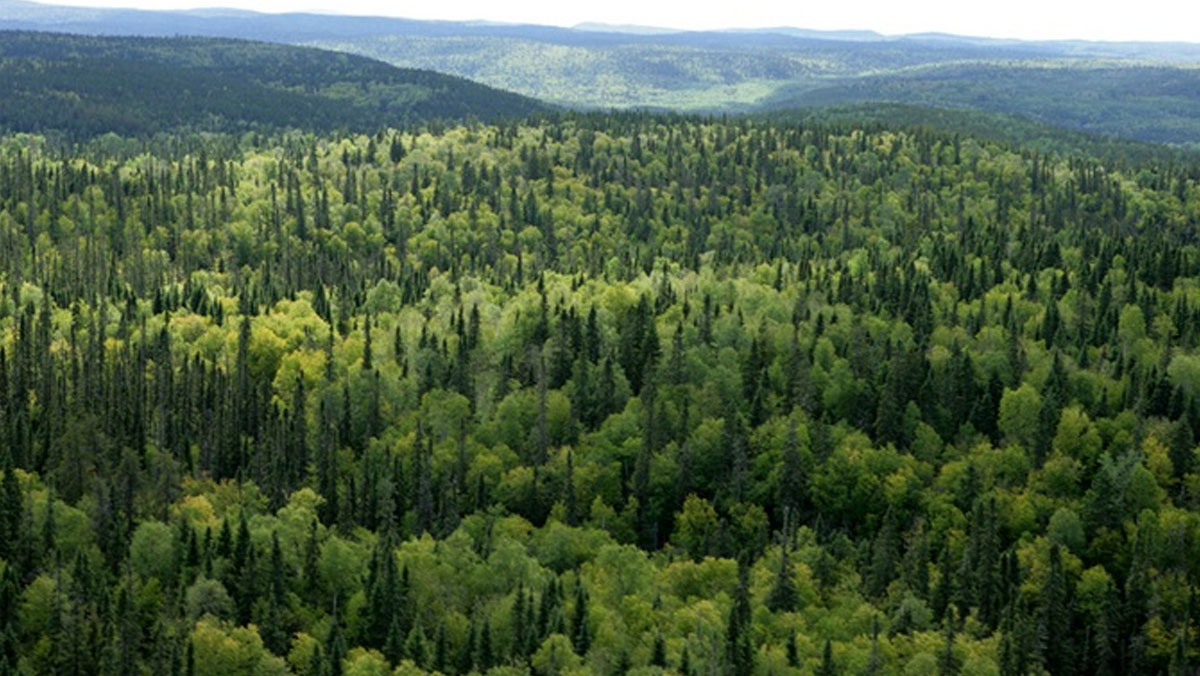
#> input picture Image Processing/Görüntü Eşikleme/orman.jpg, 1200 x 676 px
$ python 'görüntüleri_eşikleme.py'
#> lines starting #> are read from the running program, lines starting #| are printed output that depends on the picture; after the words box and inside, x2 and y2 are one past the last pixel; in counts of white or black regions, pixels touching at a corner belong together
# -*- coding: utf-8 -*-
"""
Created on Wed Mar 16 22:00:15 2022

@author: Erdal
"""

import cv2
import matplotlib.pyplot as plt

img = cv2.imread("orman.jpg")
#> img is the input picture: shape (676, 1200, 3); mean B, G, R 68.6, 94.4, 75.9
img = cv2.cvtColor(img, cv2.COLOR_BGR2GRAY)
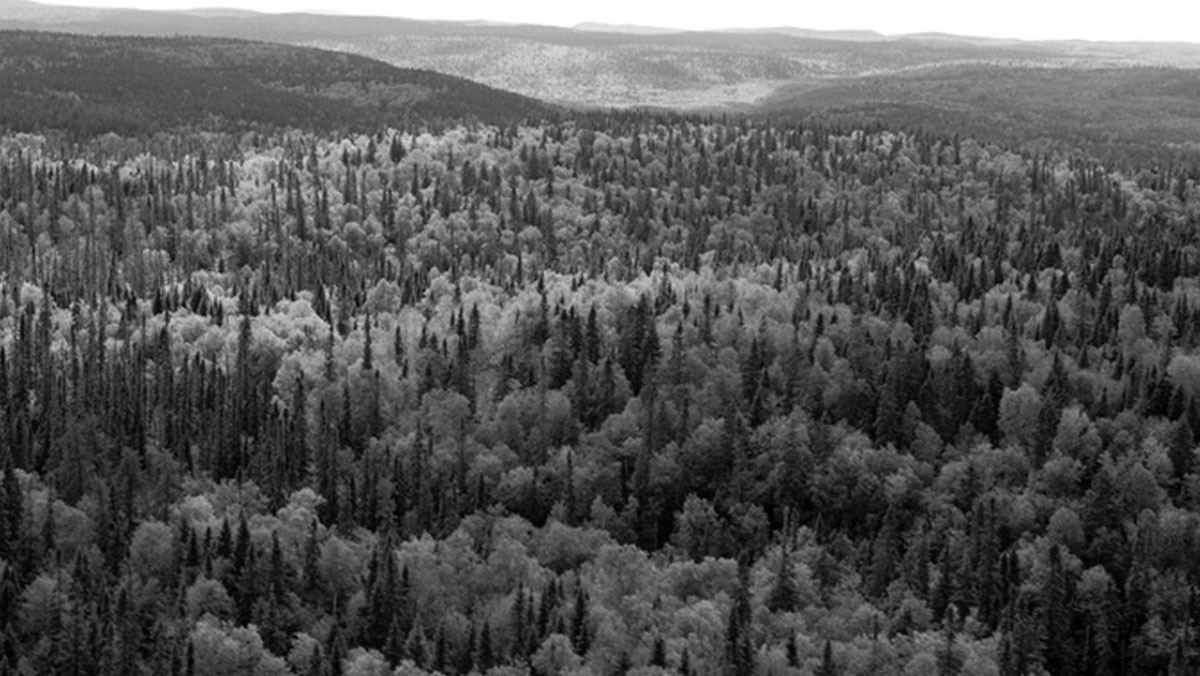
#> img: shape (676, 1200); min 0, max 255, mean 85.9

plt.figure()
plt.imshow(img, cmap="gray")
plt.axis("off")
plt.show

# eşikleme
_, thresh_img = cv2.threshold(img, thresh = 60, maxval = 255, type = cv2.THRESH_BINARY_INV)
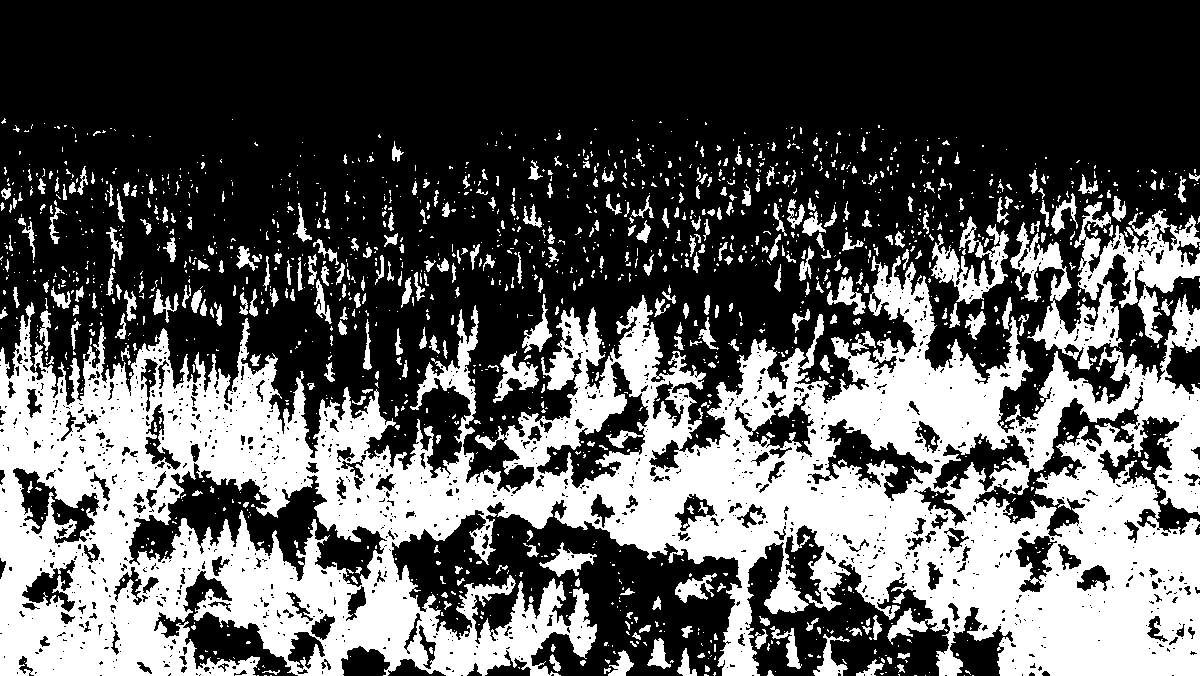
#> thresh_img: shape (676, 1200); 35.5% white; 1685 white regions (1305 under 20 px), largest, box (x1, y1, x2, y2) and area: (0, 256, 1200, 676) 239644, (1010, 202, 1200, 370) 10864, (931, 216, 1009, 304) 2619
plt.figure()
plt.imshow(thresh_img, cmap = "gray")
plt.axis("off")
plt.show

# adaptive (uyarlamalı) threshold
thresh_img2 = cv2.adaptiveThreshold(img, 255, cv2.ADAPTIVE_THRESH_MEAN_C, cv2.THRESH_BINARY, 11, 8)
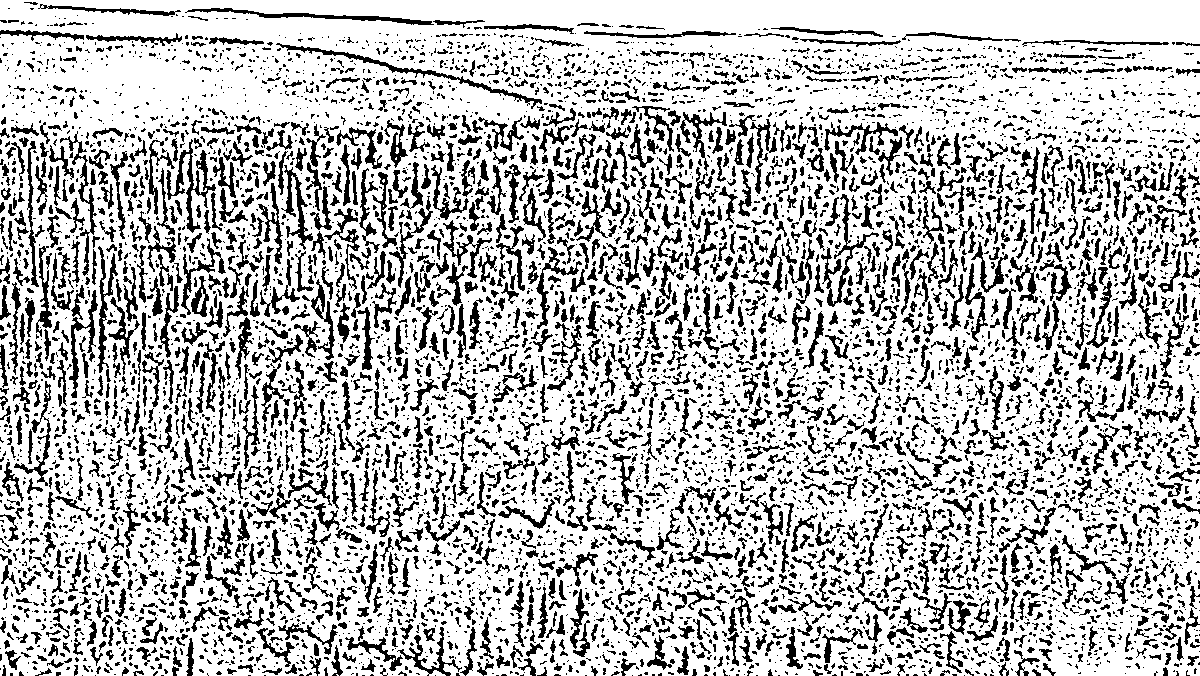
#> thresh_img2: shape (676, 1200); 74% white; 7302 black regions (5005 under 20 px), largest, box (x1, y1, x2, y2) and area: (276, 43, 542, 109) 1102, (166, 139, 216, 233) 1091, (821, 194, 879, 307) 934
plt.figure()
plt.imshow(thresh_img2, cmap = "gray")
plt.axis("off")
plt.show()
